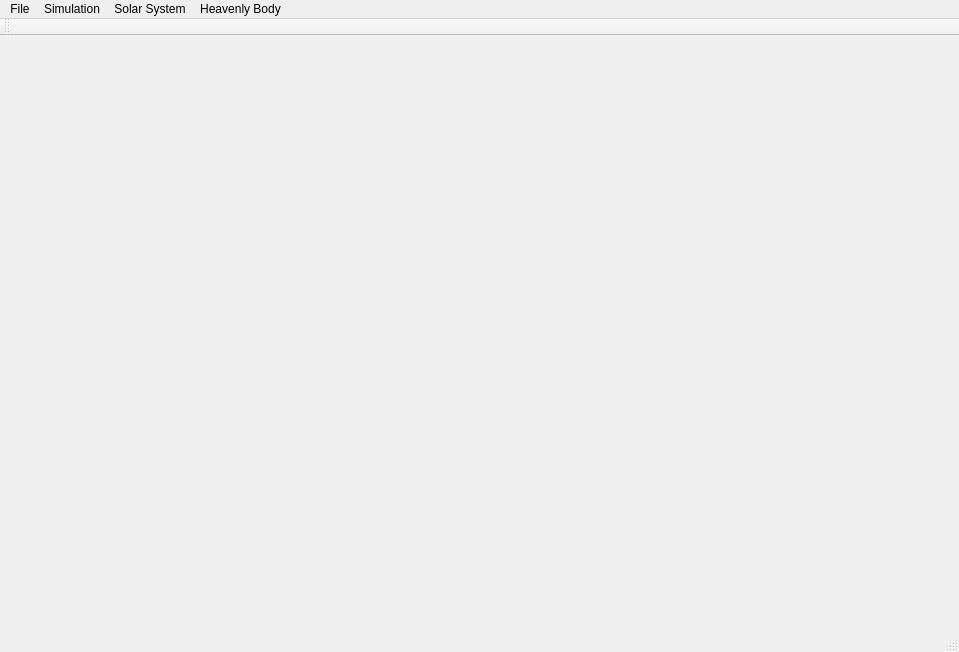
<?xml version="1.0" encoding="UTF-8"?>
<ui version="4.0">
 <class>MainWindow</class>
 <widget class="QMainWindow" name="MainWindow">
  <property name="geometry">
   <rect>
    <x>0</x>
    <y>0</y>
    <width>959</width>
    <height>652</height>
   </rect>
  </property>
  <property name="windowTitle">
   <string>MainWindow</string>
  </property>
  <widget class="QWidget" name="centralWidget"/>
  <widget class="QMenuBar" name="menuBar">
   <property name="geometry">
    <rect>
     <x>0</x>
     <y>0</y>
     <width>959</width>
     <height>21</height>
    </rect>
   </property>
   <widget class="QMenu" name="menuFile">
    <property name="title">
     <string>File</string>
    </property>
   </widget>
   <widget class="QMenu" name="menuHeavenly_Body">
    <property name="title">
     <string>Heavenly Body</string>
    </property>
    <addaction name="actionHeavenlyBodyOverview"/>
   </widget>
   <widget class="QMenu" name="menuSolar_System">
    <property name="title">
     <string>Solar System</string>
    </property>
    <addaction name="actionSolarSystemOverview"/>
   </widget>
   <widget class="QMenu" name="menuSimulation">
    <property name="title">
     <string>Simulation</string>
    </property>
    <addaction name="actionStartSimulation"/>
    <addaction name="actionStopSimulation"/>
    <addaction name="separator"/>
    <addaction name="actionOrbitVisible"/>
    <addaction name="actionDetectCollisions"/>
    <addaction name="separator"/>
    <addaction name="actionResetPerspective"/>
    <addaction name="separator"/>
    <addaction name="actionKeplersLawDefault"/>
   </widget>
   <addaction name="menuFile"/>
   <addaction name="menuSimulation"/>
   <addaction name="menuSolar_System"/>
   <addaction name="menuHeavenly_Body"/>
  </widget>
  <widget class="QToolBar" name="mainToolBar">
   <attribute name="toolBarArea">
    <enum>TopToolBarArea</enum>
   </attribute>
   <attribute name="toolBarBreak">
    <bool>false</bool>
   </attribute>
  </widget>
  <widget class="QStatusBar" name="statusBar"/>
  <action name="actionHeavenlyBodyOverview">
   <property name="text">
    <string>Overview</string>
   </property>
  </action>
  <action name="actionSolarSystemOverview">
   <property name="text">
    <string>Overview</string>
   </property>
  </action>
  <action name="actionStartSimulation">
   <property name="checkable">
    <bool>true</bool>
   </property>
   <property name="text">
    <string>Start</string>
   </property>
  </action>
  <action name="actionStopSimulation">
   <property name="checkable">
    <bool>true</bool>
   </property>
   <property name="text">
    <string>Stop</string>
   </property>
  </action>
  <action name="actionOrbitVisible">
   <property name="checkable">
    <bool>true</bool>
   </property>
   <property name="checked">
    <bool>true</bool>
   </property>
   <property name="text">
    <string>Orbit visible</string>
   </property>
  </action>
  <action name="actionResetPerspective">
   <property name="text">
    <string>Reset perspective</string>
   </property>
  </action>
  <action name="actionDetectCollisions">
   <property name="checkable">
    <bool>true</bool>
   </property>
   <property name="checked">
    <bool>true</bool>
   </property>
   <property name="text">
    <string>Detect collisions</string>
   </property>
  </action>
  <action name="actionKeplersLawDefault">
   <property name="checkable">
    <bool>true</bool>
   </property>
   <property name="text">
    <string>Keplers law default</string>
   </property>
  </action>
 </widget>
 <layoutdefault spacing="6" margin="11"/>
 <resources/>
 <connections/>
</ui>
